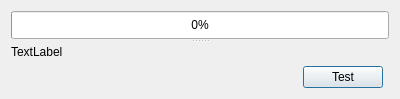
<?xml version="1.0" encoding="UTF-8"?>
<ui version="4.0">
 <class>Dialog</class>
 <widget class="QDialog" name="Dialog">
  <property name="geometry">
   <rect>
    <x>0</x>
    <y>0</y>
    <width>400</width>
    <height>99</height>
   </rect>
  </property>
  <property name="windowTitle">
   <string>Dialog</string>
  </property>
  <layout class="QGridLayout" name="gridLayout">
   <item row="0" column="0" colspan="3">
    <widget class="QSplitter" name="splitter">
     <property name="orientation">
      <enum>Qt::Vertical</enum>
     </property>
     <widget class="QProgressBar" name="progressBar">
      <property name="value">
       <number>0</number>
      </property>
     </widget>
     <widget class="QLabel" name="label">
      <property name="text">
       <string>TextLabel</string>
      </property>
     </widget>
    </widget>
   </item>
   <item row="1" column="0">
    <spacer name="horizontalSpacer_2">
     <property name="orientation">
      <enum>Qt::Horizontal</enum>
     </property>
     <property name="sizeHint" stdset="0">
      <size>
       <width>287</width>
       <height>20</height>
      </size>
     </property>
    </spacer>
   </item>
   <item row="1" column="1">
    <widget class="QPushButton" name="pushButton">
     <property name="text">
      <string>Test</string>
     </property>
    </widget>
   </item>
  </layout>
 </widget>
 <layoutdefault spacing="6" margin="11"/>
 <resources/>
 <connections/>
 <slots>
  <slot>slotButtonClick()</slot>
 </slots>
</ui>
